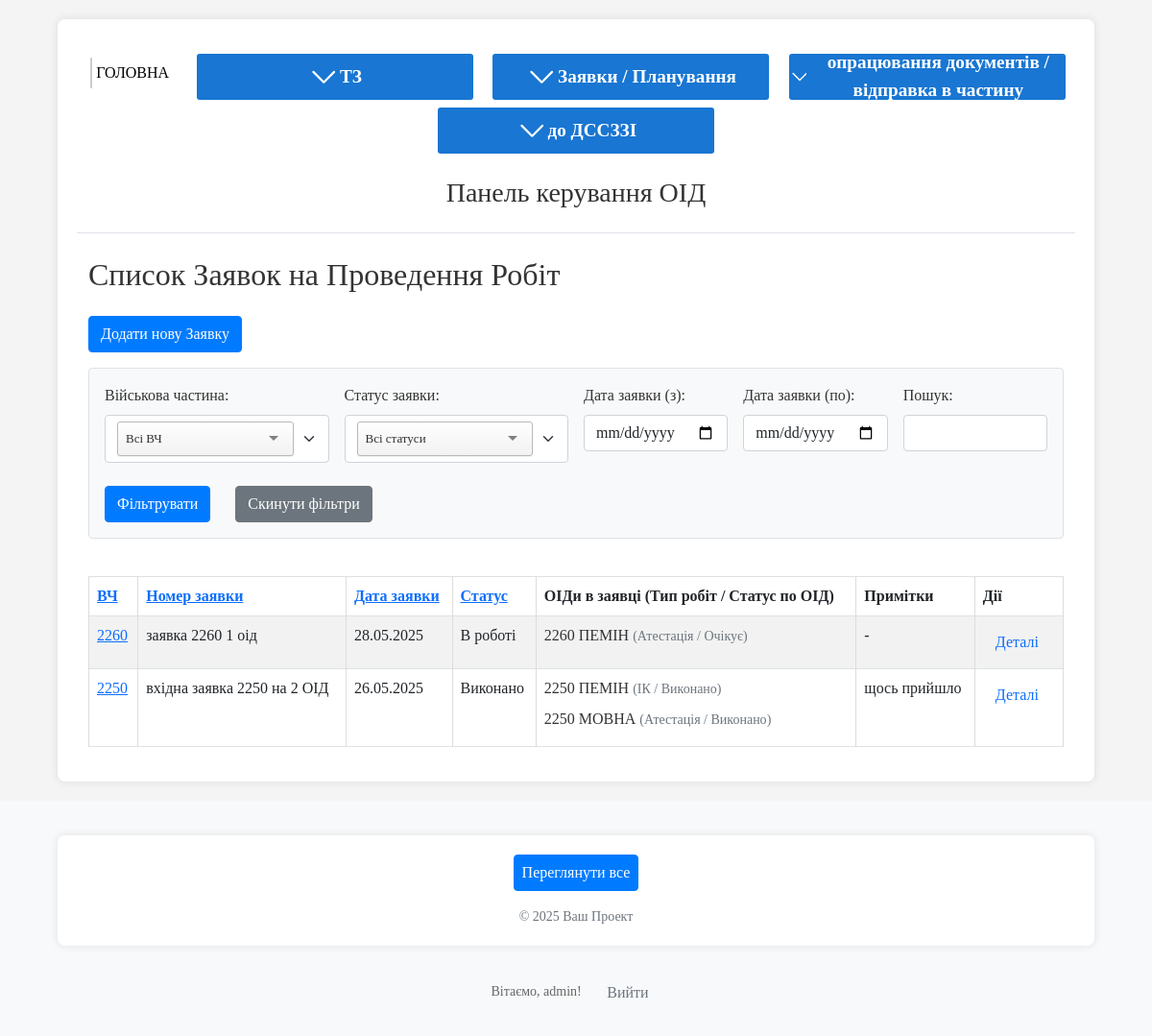
The app's page /oids/work-requests/ (signed in), older data.
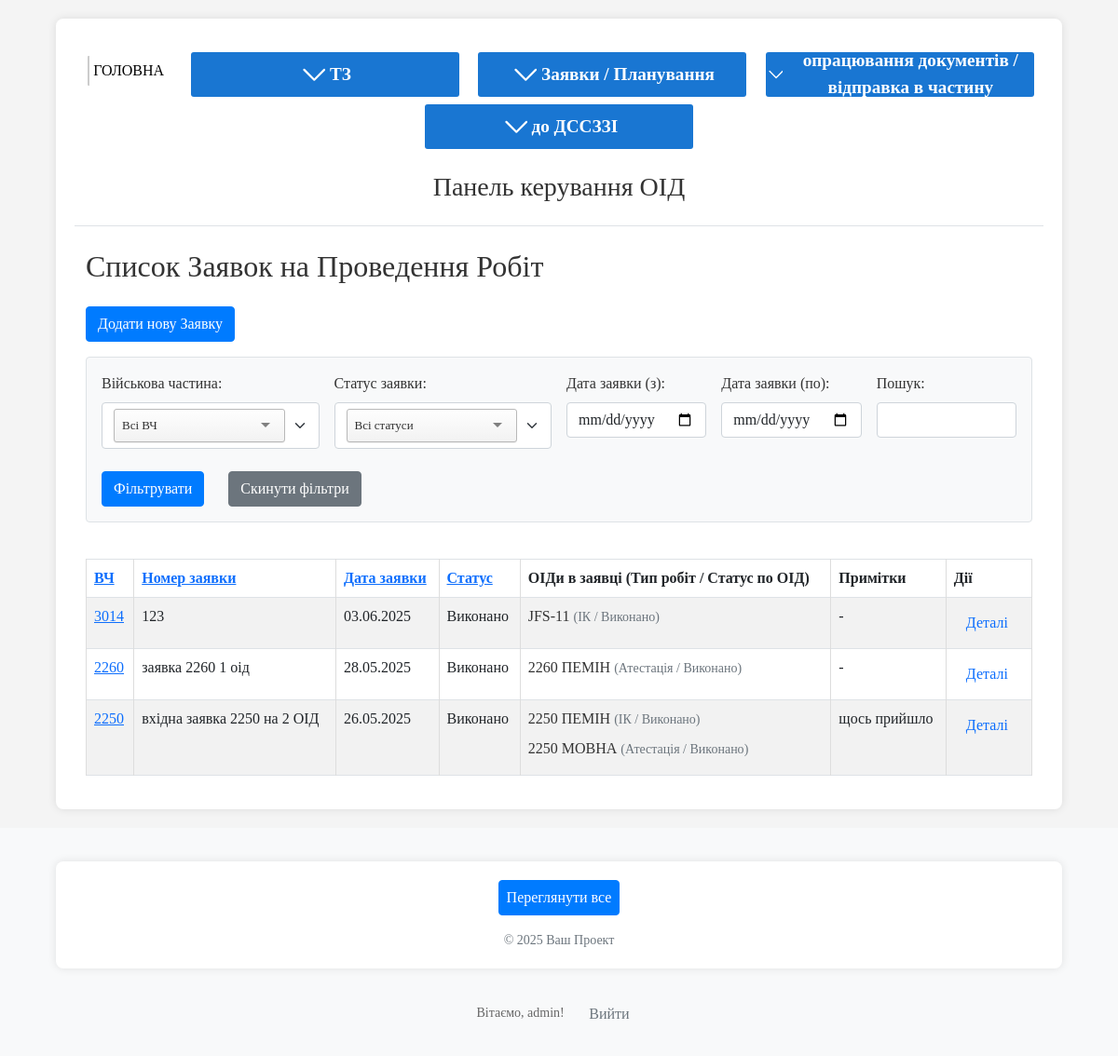
The same page, newer data.
### oids/models.py (models this page shows, shortened)
class WorkRequest(models.Model):
    unit = models.ForeignKey(
        Unit,
        on_delete=models.CASCADE,
        verbose_name="Військова частина",
        related_name='work_requests' # Дозволить отримати всі заявки для частини
    )
    incoming_number = models.CharField(verbose_name="Вхідний обліковий номер заявки", max_length=50, unique=False)
    incoming_date = models.DateField(verbose_name="Вхідна дата заявки", default=timezone.now)
    note = models.TextField(verbose_name="Примітки", blank=True, null=True)
    status = models.CharField(
        max_length=30,
        choices=WorkRequestStatusChoices.choices,
        default=WorkRequestStatusChoices.PENDING,
        verbose_name="Статус заявки"
    )
    created_at = models.DateTimeField(auto_now_add=True, verbose_name="Дата створення запису")
    updated_at = models.DateTimeField(auto_now=True, verbose_name="Дата останнього оновлення")
    history = HistoricalRecords()
    class Meta:
        verbose_name = "Заявка на проведення робіт"
        verbose_name_plural = "Заявки на проведення робіт"
        unique_together = ('unit', 'incoming_number') # Заявка унікальна в межах частини

class Unit(models.Model):
    territorial_management = models.ForeignKey(
        TerritorialManagement,
        on_delete=models.SET_NULL, # Якщо ТУ видаляється, частина може залишитися, але без прив'язки до ТУ.
        null=True,
        blank=True,
        verbose_name="Територіальне управління",
        related_name='units' # Дозволить отримати всі частини для ТУ: `tu_instance.units.all()`
    )
    code = models.CharField(max_length=50, unique=True, verbose_name="Код частини (номер)")
    name = models.CharField(max_length=255, verbose_name="Назва військової частини", blank=True, null=True) # Можливо, назва не завжди потрібна, якщо є код
    city = models.CharField(max_length=100, verbose_name="Місто розташування") # Збільшив max_length для міст
    distance_from_gu = models.PositiveIntegerField(verbose_name="Відстань від ГУ (км)", blank=True, null=True) # Змінив на PositiveIntegerField
    unit_groups = models.ManyToManyField(
        UnitGroup,
        blank=True,
        verbose_name="Групи військових частин",
        related_name='units' # Дозволить отримати всі частини для групи: `group_instance.units.all()`
    )
    note = models.TextField(verbose_name="Примітки", blank=True, null=True)
    class Meta:
        verbose_name = "Військова частина"
        verbose_name_plural = "Військові частини"

class WorkRequestItem(models.Model):
    request = models.ForeignKey(
        WorkRequest,
        on_delete=models.CASCADE,
        related_name="items",
        verbose_name="Заявка"
    )
    oid = models.ForeignKey(
        OID,
        on_delete=models.CASCADE,
        related_name='work_request_items', # Дозволить знайти всі елементи заявок, що стосуються цього ОІД
        verbose_name="Об’єкт інформаційної діяльності"
    )
    work_type = models.CharField(max_length=20, choices=WorkTypeChoices.choices, verbose_name="Запитуваний тип роботи")
    status = models.CharField(
        max_length=30,
        choices=WorkRequestStatusChoices.choices,
        default=WorkRequestStatusChoices.PENDING,
        verbose_name="Статус опрацювання ОІД в заявці"
    )
    created_at = models.DateTimeField(auto_now_add=True, verbose_name="Дата створення запису")
    updated_at = models.DateTimeField(auto_now=True, verbose_name="Дата останнього оновлення")
    history = HistoricalRecords()
    class Meta:
        unique_together = ('request', 'oid', 'work_type') # Один ОІД не може мати двічі одну і ту ж роботу в одній заявці
        verbose_name = "Елемент заявки"
        verbose_name_plural = "Елементи заявки"
        ordering = ['request', 'oid'] # Додано сортування

class OID(models.Model):
    unit = models.ForeignKey(
        Unit,
        on_delete=models.CASCADE,
        verbose_name="Військова частина",
        related_name='oids' # Дозволить отримати всі ОІД для частини: `unit_instance.oids.all()`
    )
    oid_type = models.CharField(max_length=10, choices=OIDTypeChoices.choices, verbose_name="Тип ОІД")
    cipher = models.CharField(max_length=100, verbose_name="Шифр ОІД", unique=True) # Додав шифр, як вказано в описі
    sec_level = models.CharField(max_length=15, choices=SecLevelChoices.choices, verbose_name="Гриф")
    full_name = models.CharField(max_length=255, verbose_name="Повна назва ОІД", blank=True, null=True) # Змінив name на full_name
    room = models.CharField(max_length=255, verbose_name="Приміщення №")
    status = models.CharField(max_length=30, choices=OIDStatusChoices.choices, default=OIDStatusChoices.NEW, verbose_name="Поточний стан ОІД")
    note = models.TextField(verbose_name="Примітка", blank=True, null=True)
    created_at = models.DateTimeField(auto_now_add=True, verbose_name="Дата створення запису")
    updated_at = models.DateTimeField(auto_now=True, verbose_name="Дата останнього оновлення")
    history = HistoricalRecords()
    class Meta:
        verbose_name = "Об’єкт інформаційної діяльності (ОІД)"
        verbose_name_plural = "Об’єкти інформаційної діяльності (ОІД)"

### oids/views.py (the view, shortened to what this page needs)
# urls.py: path('work-requests/', views.work_request_list_view, name='list_work_requests'),
@login_required
def work_request_list_view(request):
    work_request_list_queryset = WorkRequest.objects.select_related(
        'unit',
        'unit__territorial_management' # Для можливого відображення ТУ
    ).prefetch_related(
        Prefetch('items', queryset=WorkRequestItem.objects.select_related('oid'))
    )
    filter_unit_id_str = request.GET.get('filter_unit')
    filter_status = request.GET.get('filter_status')
    filter_date_from_str = request.GET.get('filter_date_from')
    filter_date_to_str = request.GET.get('filter_date_to')
    search_query = request.GET.get('search_query')
    current_filter_unit_id = None
    if filter_unit_id_str and filter_unit_id_str.isdigit():
        current_filter_unit_id = int(filter_unit_id_str)
        work_request_list_queryset = work_request_list_queryset.filter(unit__id=current_filter_unit_id)
    if filter_status:
        work_request_list_queryset = work_request_list_queryset.filter(status=filter_status)
    current_filter_date_from = None
    if filter_date_from_str:
        try:
            current_filter_date_from = datetime.strptime(filter_date_from_str, '%Y-%m-%d').date()
            work_request_list_queryset = work_request_list_queryset.filter(incoming_date__gte=current_filter_date_from)
        except ValueError:
            current_filter_date_from = None # Якщо дата невалідна, ігноруємо
    current_filter_date_to = None
    if filter_date_to_str:
        try:
            current_filter_date_to = datetime.strptime(filter_date_to_str, '%Y-%m-%d').date()
            work_request_list_queryset = work_request_list_queryset.filter(incoming_date__lte=current_filter_date_to)
        except ValueError:
            current_filter_date_to = None # Якщо дата невалідна, ігноруємо
    sort_by_param = request.GET.get('sort_by', '-incoming_date') # За замовчуванням - новіші заявки
    sort_order_from_request = request.GET.get('sort_order', '')
    actual_sort_order_is_desc = False
    if sort_by_param.startswith('-'):
        actual_sort_order_is_desc = True
        sort_by_param_cleaned = sort_by_param[1:]
    else:
        sort_by_param_cleaned = sort_by_param
        if sort_order_from_request == 'desc':
            actual_sort_order_is_desc = True
    valid_sort_fields = {
        'unit': 'unit__code',
        'number': 'incoming_number',
        'date': 'incoming_date',
        'status': 'status',
    }
    order_by_field_key = valid_sort_fields.get(sort_by_param_cleaned, 'incoming_date')
    final_order_by_field = f"-{order_by_field_key}" if actual_sort_order_is_desc else order_by_field_key
    secondary_sort = '-pk' if order_by_field_key != 'incoming_date' else 'unit__code'
    work_request_list_queryset = work_request_list_queryset.order_by(final_order_by_field, secondary_sort)
    paginator = Paginator(work_request_list_queryset, 25)
    page_number = request.GET.get('page')
    page_obj = paginator.get_page(page_number)
    units_for_filter = Unit.objects.all().order_by('code')
    status_choices_for_filter = WorkRequestStatusChoices.choices
    context = {
        'page_title': 'Список Заявок на Проведення Робіт',
        'object_list': page_obj,
        'page_obj': page_obj,
        'units_for_filter': units_for_filter,
        'status_choices_for_filter': status_choices_for_filter,
        'current_filter_unit_id': current_filter_unit_id,
        'current_filter_status': filter_status,
        'current_filter_date_from': filter_date_from_str, # Передаємо рядок для заповнення поля форми
        'current_filter_date_to': filter_date_to_str,     # Передаємо рядок для заповнення поля форми
        'current_search_query': search_query,
        'current_sort_by': sort_by_param_cleaned,
        'current_sort_order_is_desc': actual_sort_order_is_desc,
    }
    return render(request, 'oids/lists/work_request_list.html', context)

### oids/context_processors.py (called while the page is built)
def global_choices(request):
    filtered_oid_status_choices = [
        (OIDStatusChoices.NEW.value, OIDStatusChoices.NEW.label),
        (OIDStatusChoices.RECEIVED_REQUEST.value, OIDStatusChoices.RECEIVED_REQUEST.label),
        (OIDStatusChoices.ACTIVE.value, OIDStatusChoices.ACTIVE.label),
    ]
    return {
        'oid_type_choices_global': OIDTypeChoices.choices,
        'oid_status_choices_global_for_new': filtered_oid_status_choices,
        'oid_status_choices_global_all': OIDStatusChoices.choices,
        'sec_level_choices_global': SecLevelChoices.choices,
    }

### oids/templates/oids/lists/work_request_list.html (shortened to what the changed rows need)
{% extends "oids/base.html" %}
{% block content %}
<div class="container-fluid">
    <h2 class="mb-4">{{ page_title }}</h2>
    {% if object_list %}
        <div class="table-responsive">
            <table class="table table-striped table-bordered table-hover">
                <thead class="thead-dark">
                    <tr>
                        {% url 'oids:list_work_requests' as list_url %}
                        {% with unit_param=current_filter_unit_id|default_if_none:""|stringformat:"s" status_param=current_filter_status|default_if_none:"" date_from_param=current_filter_date_from|default_if_none:"" date_to_param=current_filter_date_to|default_if_none:"" search_param=current_search_query|default_if_none:"" %}
                        {% with base_filter_params="filter_unit="|add:unit_param|add:"&filter_status="|add:status_param|add:"&filter_date_from="|add:date_from_param|add:"&filter_date_to="|add:date_to_param|add:"&search_query="|add:search_param %}
                        <th>
                            <a href="{{ list_url }}?sort_by=unit&sort_order={% if current_sort_by == 'unit' and not current_sort_order_is_desc %}desc{% else %}asc{% endif %}&{{ base_filter_params }}">
                                ВЧ {% if current_sort_by == 'unit' %}{% if current_sort_order_is_desc %}▼{% else %}▲{% endif %}{% endif %}
                            </a>
                        </th>
                        <th>
                            <a href="{{ list_url }}?sort_by=number&sort_order={% if current_sort_by == 'number' and not current_sort_order_is_desc %}desc{% else %}asc{% endif %}&{{ base_filter_params }}">
                                Номер заявки {% if current_sort_by == 'number' %}{% if current_sort_order_is_desc %}▼{% else %}▲{% endif %}{% endif %}
                            </a>
                        </th>
                        <th>
                            <a href="{{ list_url }}?sort_by=date&sort_order={% if current_sort_by == 'date' and not current_sort_order_is_desc %}desc{% else %}asc{% endif %}&{{ base_filter_params }}">
                                Дата заявки {% if current_sort_by == 'date' %}{% if current_sort_order_is_desc %}▼{% else %}▲{% endif %}{% endif %}
                            </a>
                        </th>
                        <th>
                            <a href="{{ list_url }}?sort_by=status&sort_order={% if current_sort_by == 'status' and not current_sort_order_is_desc %}desc{% else %}asc{% endif %}&{{ base_filter_params }}">
                                Статус {% if current_sort_by == 'status' %}{% if current_sort_order_is_desc %}▼{% else %}▲{% endif %}{% endif %}
                            </a>
                        </th>
                        <th>ОІДи в заявці (Тип робіт / Статус по ОІД)</th>
                        <th>Примітки</th>
                        <th>Дії</th>
                        {% endwith %}
                        {% endwith %}
                    </tr>
                </thead>
                <tbody>
                    {% for wr in object_list %}
                        <tr>
                            <td>
                                {% if wr.unit %}
                                <a href="{% url 'oids:main_dashboard' %}?unit={{ wr.unit.id }}">
                                    {{ wr.unit.code }}
                                </a>
                                {% else %} N/A {% endif %}
                            </td>
                            <td>{{ wr.incoming_number }}</td>
                            <td>{{ wr.incoming_date|date:"d.m.Y" }}</td>
                            <td><span class=" bg-{{ wr.status.name }}">{{ wr.get_status_display }}</span></td>
                            <td>
                                {% if wr.items.all %}
                                <ul class="list-unstyled mb-0">
                                    {% for item in wr.items.all %}
                                        <li>
                                            <a href="{% url 'oids:oid_detail_view_name' item.oid.id %}">{{ item.oid.cipher }}</a>
                                            <small class="text-muted">({{ item.get_work_type_display }} / {{ item.get_status_display }})</small>
                                        </li>
                                    {% endfor %}
                                </ul>
                                {% else %}
                                    <small class="text-muted">Немає ОІД</small>
                                {% endif %}
                            </td>
                            <td>{{ wr.note|truncatewords:10|default:"-" }}</td>
                            <td>
                                 <a href="#" class="btn btn-sm btn-outline-primary">Деталі</a>
                            </td>
                        </tr>
                    {% endfor %}
                </tbody>
            </table>
        </div>
    {% endif %}
</div>
{% endblock %}

Row changes from the older to the newer data that the page shows:
added WorkRequest: unit.code "3014", incoming_number "123", incoming_date "03.06.2025", status "Виконано", note "-"
added WorkRequestItem: oid.cipher "JFS-11", work_type "ІК", status "Виконано", shown under "3014"
changed WorkRequest "заявка 2260 1 оід": status "В роботі" → "Виконано"
changed WorkRequestItem "2260 ПЕМІН": status "Очікує" → "Виконано"
